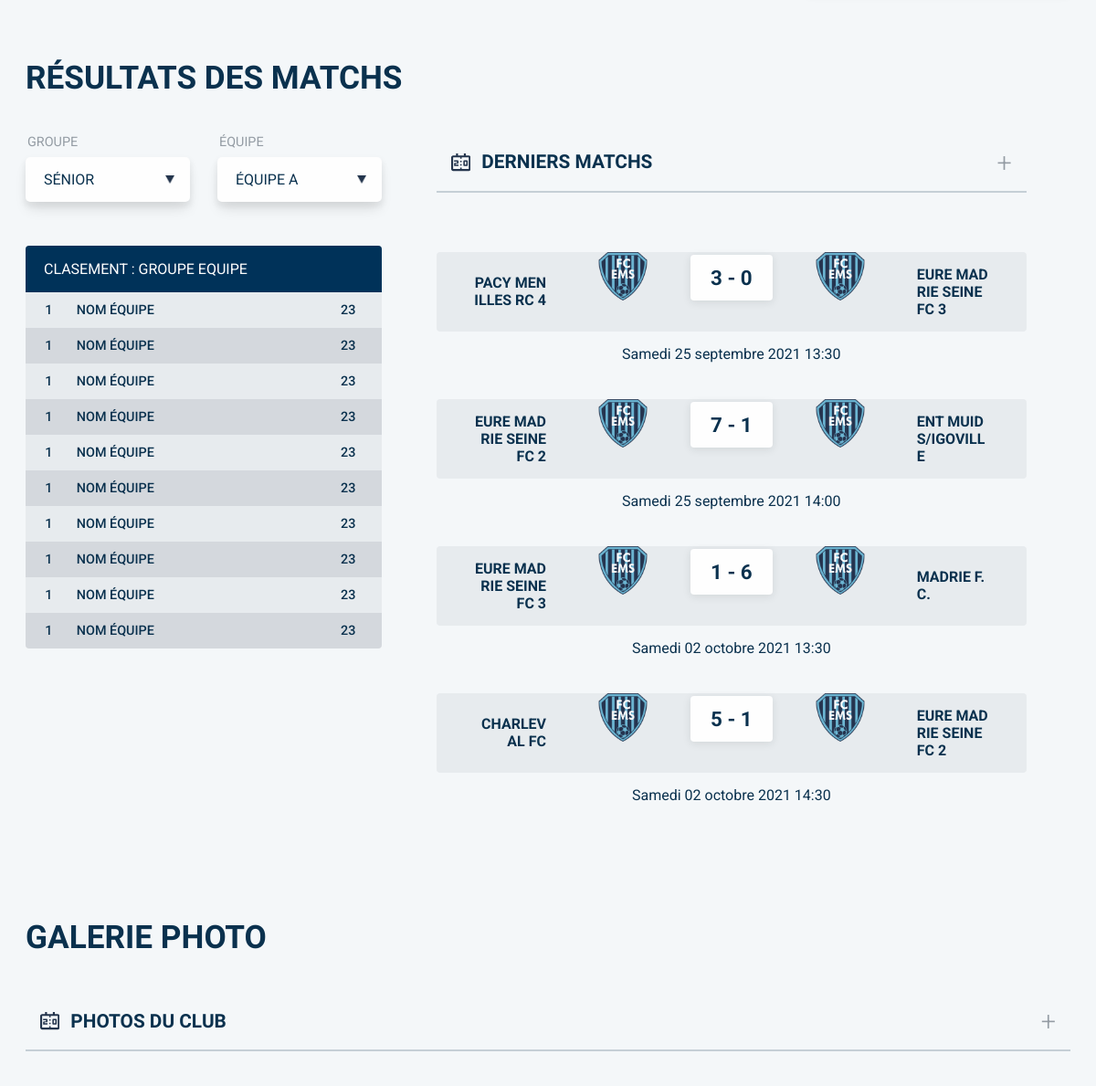
Page /home.php (middle part) on the earlier database version.
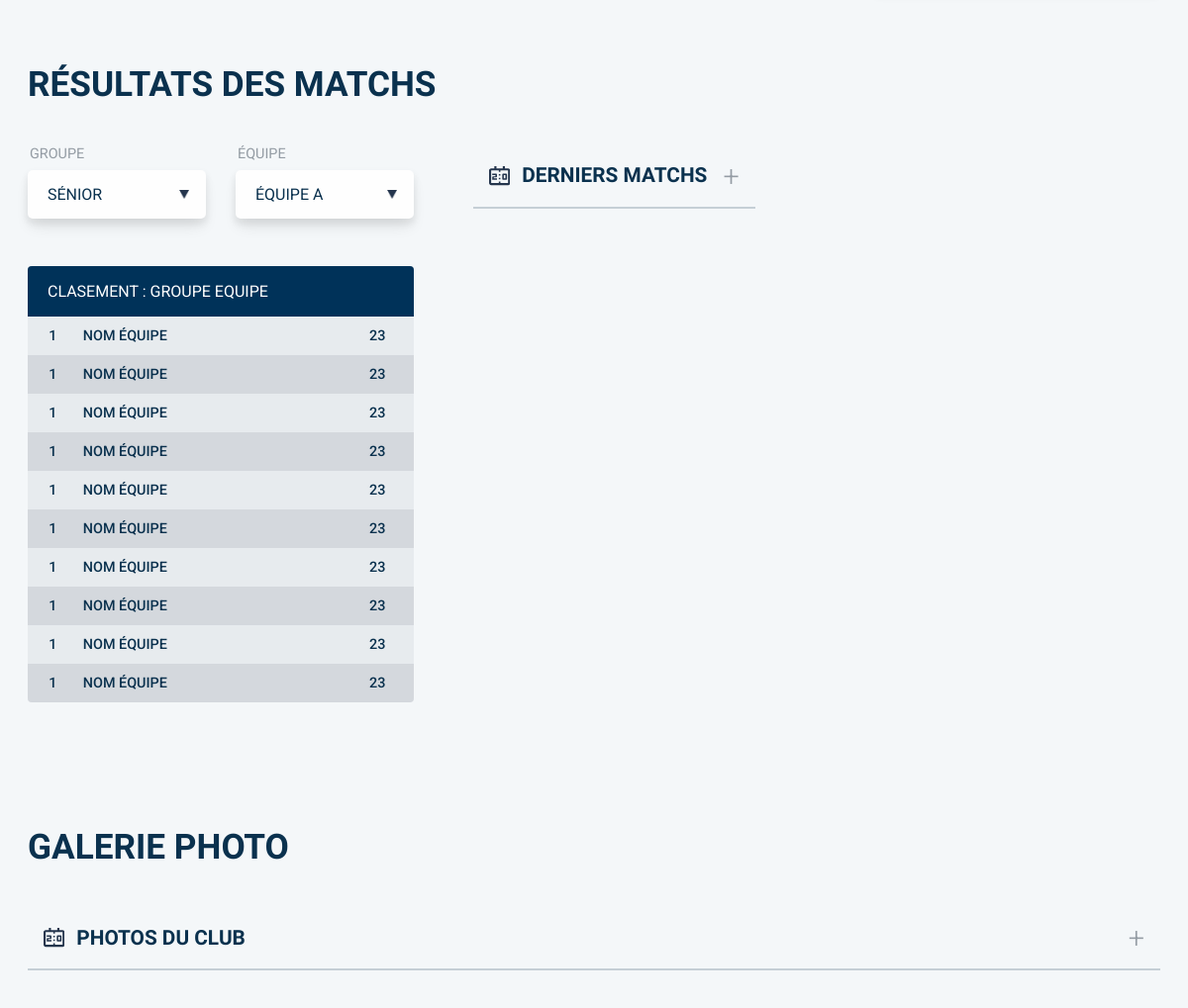
Same page on the later database version.
### tables this page shows
CREATE TABLE `rencontre` (
  `id_rencontre` int(10) UNSIGNED NOT NULL,
  `categorie` tinyint(3) UNSIGNED NOT NULL,
  `nom` varchar(50) NOT NULL,
  `date` varchar(40) NOT NULL,
  `equipe_int` varchar(100) NOT NULL,
  `equipe_ext` varchar(100) NOT NULL,
  `score` varchar(12) DEFAULT NULL
);

### command.php (called while the page is built, shortened)
<?php
function rencontre_date($str,$param='normal'){
    $m=["janvier"=>"01","février"=>"02","mars"=>"03","avril"=>"04","mai"=>"05","juin"=>"06","juillet"=>"07","aout"=>"08","septembre"=>"09","octobre"=>"10","novembre"=>"11","décembre"=>"12",
    "01"=>"janvier","02"=>"février","03"=>"mars","04"=>"avril","05"=>"mai","06"=>"juin","07"=>"juillet","08"=>"aout","09"=>"septembre","10"=>"octobre","11"=>"novembre","12"=>"décembre"];
    $date="";
    if($param=='front'){
        $date=ucfirst(explode(" ",$str)[1])." ".substr($str,6,2)." ".$m[substr($str,4,2)]." ".substr($str,0,4)." ".explode(" ",$str)[2];
    }
    return $date;
}
?>

### html/home.php (the view, shortened to what this page needs)
<?php
include '../command.php';
$bdd=bdd_connection();
?>
<!DOCTYPE html>
<html lang="fr">
<head>
    <link rel="stylesheet" media="screen" href="../css/style.css">
    <link rel="stylesheet" media="screen" href="../css/media-queries.css">
</head>
<body>
    <main class="main-home">
        <section class="container">
            <h2 class="sec-title">Résultats des matchs</h2>
            <div class="resultats-container">
                <div class="tab-container">
                    <form class="select-form" action="" method="get">
                        <div class="select-bloc">
                            <label for="groupe">groupe</label>
                            <select name="groupe" id="groupe">
                                <option value="senior">Sénior</option>
                            </select>
                        </div>
                        <div class="select-bloc">
                            <label for="equipe">équipe</label>
                            <select name="equipe" id="equipe">
                                <option value="equipe-a">équipe A</option>
                            </select>
                        </div>
                    </form>
                    <table class="table table-odd">
                        <thead>
                            <tr>
                                <th colspan="3">Clasement : Groupe Equipe</th>
                            </tr>
                        </thead>
                        <tbody>
                            <tr>
                                <td>1</td>
                                <td>nom équipe</td>
                                <td>23</td>
                            </tr>
                            <tr>
                                <td>1</td>
                                <td>nom équipe</td>
                                <td>23</td>
                            </tr>
                            <tr>
                                <td>1</td>
                                <td>nom équipe</td>
                                <td>23</td>
                            </tr>
                            <tr>
                                <td>1</td>
                                <td>nom équipe</td>
                                <td>23</td>
                            </tr>
                            <tr>
                                <td>1</td>
                                <td>nom équipe</td>
                                <td>23</td>
                            </tr>
                            <tr>
                                <td>1</td>
                                <td>nom équipe</td>
                                <td>23</td>
                            </tr>
                            <tr>
                                <td>1</td>
                                <td>nom équipe</td>
                                <td>23</td>
                            </tr>
                            <tr>
                                <td>1</td>
                                <td>nom équipe</td>
                                <td>23</td>
                            </tr>
                            <tr>
                                <td>1</td>
                                <td>nom équipe</td>
                                <td>23</td>
                            </tr>
                            <tr>
                                <td>1</td>
                                <td>nom équipe</td>
                                <td>23</td>
                            </tr>
                        </tbody>
                    </table>
                </div>
                <div class="res-container">
                    <div class="entete">
                        <div class="entete-content">
                            <span class="entete-title">Derniers Matchs</span>
                        </div>
                        <div class="entete-btn">
                            <button>
                                <a href="private/resultats.html">+</a>
                            </button>
                        </div>
                    </div>
                    <div class="res-content">
                    <?php
                    $tmp=$bdd->query("SELECT * from rencontre where score <> '-' OR score <>'arrêté' limit 4")->fetchAll(PDO::FETCH_ASSOC);
                    $option='';
                    foreach ($tmp as $key => $value) {
                        $option.="
                        <article class='res-article'>
                            <div class='res-article-score'>
                                <h3 class='team-name'>".$value["equipe_int"]."</h3>
                                <div class='logo-team-m'>
                                    <img class='img-contain' src='img/logo-ems.png' alt='logo de l'équipe ".$value["equipe_int"]."'>
                                </div>
                                <h4 class='res-match'>".$value["score"]."</h4>
                                <div class='logo-team-m'>
                                    <img class='img-contain' src='img/logo-ems.png' alt='logo de l'équipe ".$value["equipe_ext"]."'>
                                </div>
                                <h3 class='team-name'>".$value["equipe_ext"]."</h3>
                            </div>
                            <div class='res-article-info'>
                                <p>".rencontre_date($value["date"],'front')."</p>
                            </div>
                        </article>
                        ";
                    }
                    echo$option;
                    ?>
                    </div>
                </div>
            </div>
        </section>
        <section class="container">
            <h2 class="sec-title">Galerie photo</h2>
            <div class="galerie-header">
                <div class="entete">
                    <div class="entete-content">
                        <span class="entete-title">Photos du club</span>
                    </div>
                    <div class="entete-btn">
                        <button>
                            <a href="private/galerie.html">+</a>
                        </button>
                    </div>
                </div>
            </div>
        </section>
    </main>
</body>
</html>

Differences in the rows shown:
removed rencontre: equipe_int "PACY MENILLES RC 4", score "3 - 0", equipe_ext "EURE MADRIE SEINE FC 3", date "Samedi 25 septembre 2021 13:30"
removed rencontre: equipe_int "EURE MADRIE SEINE FC 2", score "7 - 1", equipe_ext "ENT MUIDS/IGOVILLE", date "Samedi 25 septembre 2021 14:00"
removed rencontre: equipe_int "EURE MADRIE SEINE FC 3", score "1 - 6", equipe_ext "MADRIE F.C.", date "Samedi 02 octobre 2021 13:30"
removed rencontre: equipe_int "CHARLEVAL FC", score "5 - 1", equipe_ext "EURE MADRIE SEINE FC 2", date "Samedi 02 octobre 2021 14:30"
